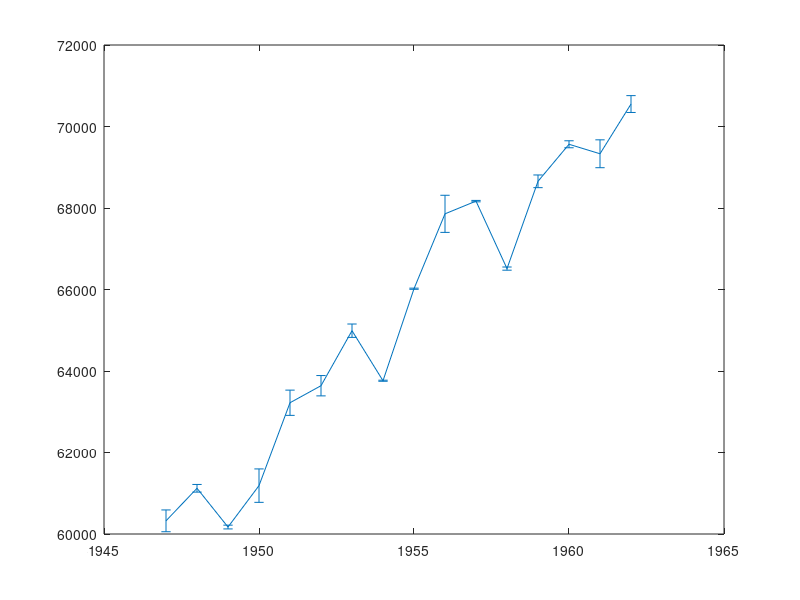
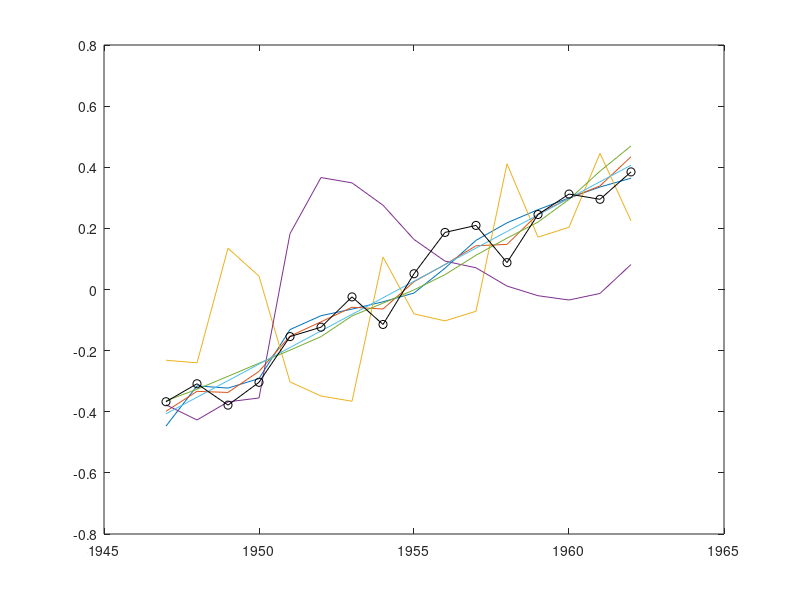

MATLAB code to generate these figures, in order: (Note: this script raises an error after producing the figures.)
%     See: National Institute of Standards and Technology
%          Standard Reference Data Sets
%          Longley data set
%              http://www.itl.nist.gov/div898/strd/lls/data/Longley.shtml
%
%     Reference: Longley, J. W. (1967). 
%     An Appraisal of Least Squares Programs for the Electronic
%     Computer from the Viewpoint of the User. 
%     Journal of the American Statistical Association, 62, pp. 819-841.  
%
%     This classic dataset of labor statistics was one of the first used 
%     to test the accuracy of least squares computations. The response 
%     variable (y) is the Total Derived Employment and the predictor 
%     variables are GNP Implicit Price Deflator with Year 1954 = 100 (x1),
%     Gross National Product (x2), Unemployment (x3), Size of Armed Forces
%     (x4), Non-Institutional Population Age 14 & Over (x5), and Year (x6). 
%
%     Model:  
% 
%       y \approx beta_0 + sum_k=1^6 beta_k x_k
%

   load longley.dat
   [n,p] = size(longley);
   y = longley(:,1);
   X = longley(:,2:p);

%  Regression coefficients.
%  Include a column of ones to get beta_0.

   format long e
   e = ones(n,1);
   beta = [e X]\y

%  Plot y with residual error bars.

   figure(1)
   r = y - (beta(1) + X*beta(2:7));
   t = X(:,6);
   errorbar(t,y,abs(r))

%  Correlation coefficients.
%  Many of these values are close to 1, indicating that the columns
%  of X are highly correlated with each other
%  The correlation coefficients are computed by normalizing X
%  so that its columns have mean 0 and norm 1.

   format short
   corrcoeff = corrcoef(X)

%  Normalize y

   w = y - mean(y);
   w = w/norm(w);

%  Normalize X

   mu = mean(X);
   Z = X - mu(e,:);
   nrm = sqrt(diag(Z'*Z));
   Z = Z/diag(nrm);

%  Note that, after normalization, the response variable and the
%  six predictor variables are all highly correlated.

   figure(2)
   plot(t,Z,'-',t,w,'-ko')
   legend({'IPD','GNP','Unemployment','Armed Forces', ...
           'Population','Year','Total Derived Employment'},4)

